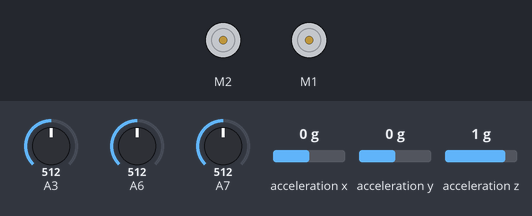
A sketch run on a simulated Arduino Nano, built with avr-gcc and run on an emulated ATmega328P. Parts: 2 × DC motor (green arrow = forward, orange = backward, longer = faster). The inputs (shaded band) are chosen by the test bench; at power-on: acceleration x 0 g, A7 = 512, A3 = 512, A6 = 512, acceleration y 0 g, acceleration z 1 g. What the sketch prints to the serial monitor is not drawn.

Above: at 1.2 s.
1.3 s: acceleration x set to -1.4 g
At 3.0 s:
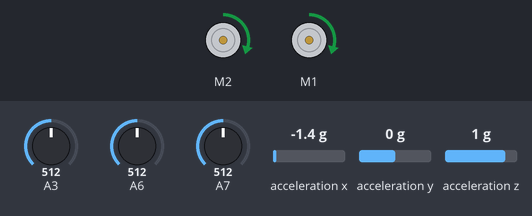
3.4 s: A7 set to 710
At 3.87 s:
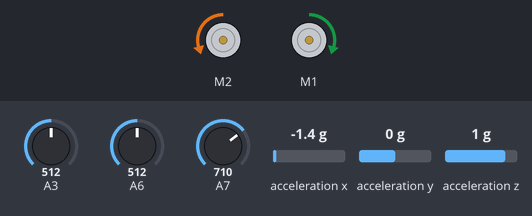
6.4 s: A3 set to 710
At 6.55 s:
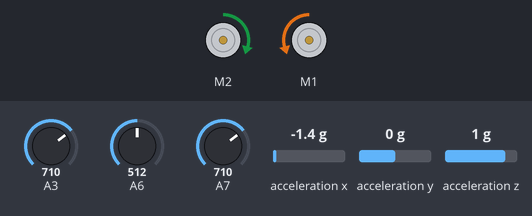
9.4 s: A3 set to 690
At 11.35 s:
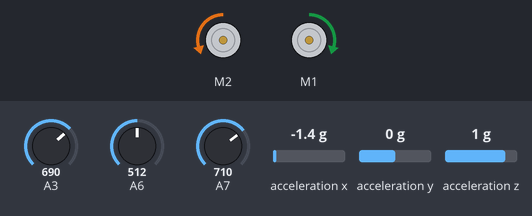
12.4 s: A7 set to 690
At 12.9 s:
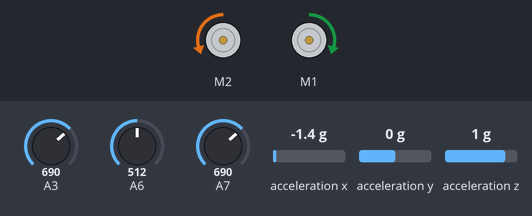
14.0 s: A6 set to 710
At 14.8 s:
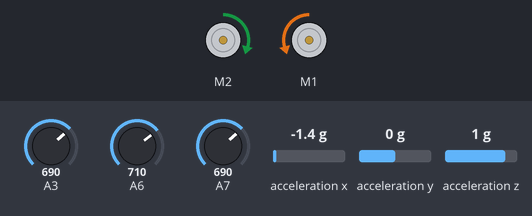
Timing chart, 0 to 18.0 s (numbered marks = the images above; inputs shaded):
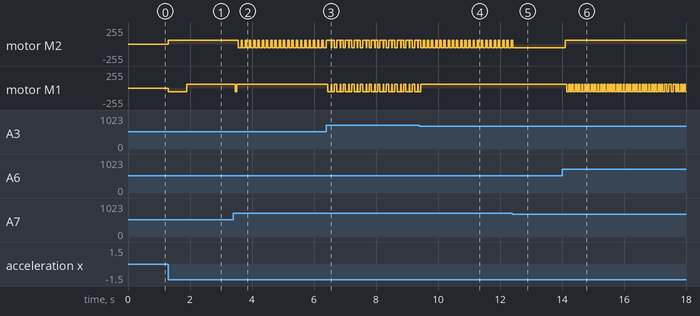

Measured:
- after the input at 1.3 s, motor M2: stopped → forward 59/255 at once; motor M1: stopped → backward 59/255 at once, → forward 59/255 0.60 s later
- after the input at 3.4 s, motor M2: alternates forward 59/255 for 0.05 s and backward 59/255 for 0.09 s, starting after 0.16 s; motor M1: forward 59/255 → backward 59/255 after 0.06 s, → forward 59/255 0.06 s later
- after the input at 6.4 s, motor M1: forward 59/255 → backward 59/255 after 0.05 s, then repeats every 0.28 s: forward 59/255 0.02 s, backward 59/255 0.08 s, forward 59/255 0.07 s, backward 59/255 0.11 s
- after the input at 9.4 s, motor M1: goes on until 9.4 s, then stays forward 59/255
- after the input at 12.4 s, motor M2: goes on until 12.4 s, then stays backward 59/255
- after the input at 14.0 s, motor M2: backward 59/255 → forward 59/255 after 0.11 s; motor M1: alternates forward 59/255 for 0.05 s and backward 59/255 for 0.06 s, starting after 0.16 s

The sketch:

ECE452_Bug2.ino
```cpp
#include <RedBot.h>

RedBotSensor left = RedBotSensor(A3);
RedBotSensor center = RedBotSensor(A6);
RedBotSensor right = RedBotSensor(A7);
RedBotAccel accelerometer;
#define LINETHRESHOLD 700
#define SPEED 60

class CPoint  //point
{
private:
    double x;  // 横坐标
    double y;  // 纵坐标
    double z;  //车头角度
public:
    CPoint(double xx=0,double yy=0,double zz=0):x(xx),y(yy),z(zz){};
    double getX(){return x;}
    double getY(){return y;}
    double getZ(){return z;}  //空间朝向
   // double setP(double xx,double yy){x=xx;y=yy;}
    double setX(double xx){x=xx;}
    double setY(double yy){y=yy;}
    double setZ(double zz){z=zz;}
    //
};


double distance(CPoint p1,CPoint p2)
{
    double d;
    d=sqrt((p1.getX()-p2.getX())*(p1.getX()-p2.getX())+(p1.getY()-p2.getY())*(p1.getY()-p2.getY()));
    return d;
}
double getAngle(CPoint p1,CPoint p2)
{
  return p2.getZ()-p1.getZ();
  }

RedBotMotors motors;
RedBotEncoder encoder = RedBotEncoder(A2, 10);
int buttonPin = 12;
int countsPerRev = 192;
int leftSpeed;
int rightSpeed;
float lCount;
float rCount;
double buff=0;
double pX=0,pY=0; //get postion x,y
CPoint start(0,0,0);
CPoint lastPostion(0,0,0);
CPoint postion(0,0,0);
CPoint goal(-30,30,PI/4);
//double theat=0;//小车转向角度
double buffLeftSensor;
double buffRightSensor;
float minLength=0;
float totalLength=0;
float minDistance;
CPoint buffPoint(0,0,0);
CPoint pHit(0,0,0);
CPoint yAxis(0,1,0);
int flag=0;


void setup()
{
   encoder.clearEnc(BOTH);
 // pinMode(buttonPin, INPUT_PULLUP);
  Serial.begin(9600);
  Serial.println("Welcome to Project_2");
  // Serial.println(start.getX());
 // Serial.println(start.getY());
  Serial.println("------------------------------------------");
  delay(20);
  Serial.println("IR Sensor Readings: ");
  delay(10);
  minDistance = distance(postion,goal);
}


void turnLeft()
  {
    leftSpeed = SPEED;
    rightSpeed = SPEED;
    motors.rightMotor(rightSpeed);
    motors.leftMotor(leftSpeed);
     postion.setZ((buff-lCount)/(2*192)*(2.56*PI)*2/3.125+lastPostion.getZ());
    Serial.print(buff);
    Serial.print("\t");
   Serial.print(lCount);
    Serial.print("\t");
    Serial.print(lastPostion.getZ());
    Serial.print("\t");
    Serial.print((buff-lCount)/(2*192)*(2.56*PI)*2/3.125);
    Serial.print("\t");

     if(postion.getZ()>=2*PI)
     {
       postion.setZ(postion.getZ()-2*PI);
      }
     if(postion.getZ()<0)
     {
       postion.setZ(postion.getZ()+2*PI);
      }
      lastPostion=postion;
    Serial.print(postion.getX());  // tab character
    Serial.print("\t");  // tab character
    Serial.print(postion.getY());  // tab character
    Serial.print("\t");  // tab character
    Serial.print(postion.getZ());  // tab character
    Serial.print("\t");  // tab character
    }

void turnRight()
  {

    leftSpeed = -SPEED;
    rightSpeed = -SPEED;
    motors.rightMotor(rightSpeed);
    motors.leftMotor(leftSpeed);
     postion.setZ((buff-lCount)/(2*192)*(2.56*PI)*2/3.125+lastPostion.getZ());
     if(postion.getZ()>=2*PI)
     {
       postion.setZ(postion.getZ()-2*PI);
      }

      lastPostion=postion;
    Serial.print(postion.getX());  // tab character
    Serial.print("\t");  // tab character
    Serial.print(postion.getY());  // tab character
    Serial.print("\t");  // tab character
    Serial.print(postion.getZ());  // tab character
    Serial.print("\t");  // tab character
    }

  void goStraight()
  {
   leftSpeed = -SPEED;
    rightSpeed = SPEED;
    motors.rightMotor(rightSpeed);
    motors.leftMotor(leftSpeed);
    postion.setX((buff-lCount)/(2*192)*(2.56*PI)*(-sin(postion.getZ()))+lastPostion.getX());
    postion.setY((buff-lCount)/(2*192)*(2.56*PI)*cos(postion.getZ())+lastPostion.getY());
     totalLength += (buff-lCount)/(2*192)*(2.56*PI);

    if(distance(postion,goal)<minDistance){
      minDistance=distance(postion,goal);
      buffPoint=postion;
      minLength=totalLength;
    }
    lastPostion = postion;
    Serial.print(postion.getX());  // tab character
    Serial.print("\t");  // tab character
    Serial.print(postion.getY());  // tab character
    Serial.print("\t");  // tab character
    Serial.print(postion.getZ());  // tab character
    Serial.print("\t");  // tab character
    }

void followLineL()
{
    //sense 3 white
   if((left.read() > LINETHRESHOLD) || ((right.read() > LINETHRESHOLD) || (center.read() > LINETHRESHOLD)))
   {
      if(buffLeftSensor > LINETHRESHOLD)
      {
         turnLeft();
        Serial.print("After Obtacle towards Goal turn Left");  // tab character
         Serial.print("\t");  // tab character
      }
     if(buffRightSensor > LINETHRESHOLD)
       {
      turnRight();
      Serial.print("After Obtacle towards Goal turn Right");  // tab character
       Serial.print("\t");  // tab character
        }
      }

       //Left white
    if((left.read() < LINETHRESHOLD)&&((right.read() > LINETHRESHOLD)||(center.read() > LINETHRESHOLD)))
    {
       buffLeftSensor=left.read();
      buffRightSensor=right.read();
      Serial.print("Sense Left white");  // tab character
      Serial.print("\t");  // tab character
        goStraight();
       Serial.print("Left white go Straight");  // tab character
       Serial.print("\t");  // tab character
      }
      //left black
     if(left.read() > LINETHRESHOLD)
      {
       buffLeftSensor=left.read();
       buffRightSensor=right.read();
      Serial.print("Sense Left black");  // tab character
      Serial.print("\t");  // tab character
      turnLeft();
      Serial.print("Left black turn Left");  // tab character
      Serial.print("\t");  // tab character
      }
 }

/*void followLineR()
{
    //sense 3 white
   if((left.read() > LINETHRESHOLD) || ((right.read() > LINETHRESHOLD) || (center.read() > LINETHRESHOLD)))
   {
      if(buffLeftSensor > LINETHRESHOLD)
      {
         turnLeft();
        Serial.print("After Obtacle towards Goal turn Left");  // tab character
         Serial.print("\t");  // tab character
      }
     if(buffRightSensor > LINETHRESHOLD)
       {
      turnRight();
      Serial.print("After Obtacle towards Goal turn Right");  // tab character
       Serial.print("\t");  // tab character
        }
      }

       //Right white
    if((right.read() < LINETHRESHOLD)&&((left.read() > LINETHRESHOLD)||(center.read() > LINETHRESHOLD)))
    {
       buffLeftSensor=left.read();
      buffRightSensor=right.read();
      Serial.print("Sense Left white");  // tab character
      Serial.print("\t");  // tab character
        goStraight();
       Serial.print("Left white go Straight");  // tab character
       Serial.print("\t");  // tab character
      }
      //Right black
     if(right.read() > LINETHRESHOLD)
      {
       buffLeftSensor=left.read();
       buffRightSensor=right.read();
      Serial.print("Sense Left black");  // tab character
      Serial.print("\t");  // tab character
      turnRight();
      Serial.print("Left black turn Left");  // tab character
      Serial.print("\t");  // tab character
      }
 }
*/
void loop()
{
 accelerometer.read();
  if(abs( accelerometer.x)>1000)
  {

    buff=lCount;
     lCount = encoder.getTicks(LEFT);
     rCount = encoder.getTicks(RIGHT);


   //start towards GOAL //3 white
    if((center.read() < LINETHRESHOLD)&&(right.read() < LINETHRESHOLD)&&(left.read() < LINETHRESHOLD))
    {
//     Serial.print("Start 3 White To Goal");  // tab characte
//     Serial.print("\t");  // tab character
 //     Serial.print((lCount)/(2*192)*(2.56*PI));  // tab character
 //     Serial.print("\t");  // tab character
 //     Serial.print((rCount)/(2*192)*(2.56*PI));  // tab character
 //     Serial.print("\t");  // tab character*/

   // Serial.print(getAngle(start,postion));  // tab character
  // Serial.print("\t");  // tab character*/
   // Serial.print(getAngle(start,goal));  // tab character
  // Serial.print("\t");  // tab character*/
   // if(-(lCount)/(2*192)*(2.56*PI)==(getAngle(start,goal)*3.125/2)) ///

   if((getAngle(postion,goal)>PI)||(getAngle(postion,goal)<-0.03))
   {
    turnRight();
   // delay(500);
    Serial.print("Start turn Right");  // tab character
    Serial.print("\t");  // tab character
    }
    if((getAngle(postion,goal)<=PI)&&(getAngle(postion,goal)>0.03))
   {
    //while(!(abs(getAngle(postion,goal))<=0.02))
   // {
      turnLeft();
   //   }
     Serial.print("Start turn Left");  // tab character
     Serial.print("\t");  // tab character
    }
     if(abs(getAngle(postion,goal))<=0.02)
   {
   Serial.print("Start Go Straight");  // tab character
   Serial.print("\t");  // tab character

     goStraight();
    }
  }
//followLine && Pleave
   if( ((center.read() > LINETHRESHOLD)||(right.read() > LINETHRESHOLD)||(left.read() > LINETHRESHOLD))&&((abs((postion.getX()+postion.getY()))<5)&& (abs(abs(getAngle(postion,goal)-postion.getZ())-getAngle(start,goal))<0.03) &&(distance(pHit,goal)-distance(postion,goal)<5)) )
    {
//     Serial.print("Start 3 White To Goal");  // tab characte
//     Serial.print("\t");  // tab character
 //     Serial.print((lCount)/(2*192)*(2.56*PI));  // tab character
 //     Serial.print("\t");  // tab character
 //     Serial.print((rCount)/(2*192)*(2.56*PI));  // tab character
 //     Serial.print("\t");  // tab character*/

   // Serial.print(getAngle(start,postion));  // tab character
  // Serial.print("\t");  // tab character*/
   // Serial.print(getAngle(start,goal));  // tab character
  // Serial.print("\t");  // tab character*/
   // if(-(lCount)/(2*192)*(2.56*PI)==(getAngle(start,goal)*3.125/2)) ///

   if((getAngle(postion,goal)>PI)||(getAngle(postion,goal)<-0.03))
   {
    turnRight();
    delay(500);
    Serial.print("Start turn Right");  // tab character
    Serial.print("\t");  // tab character
    }
    if((getAngle(postion,goal)<=PI)&&(getAngle(postion,goal)>0.03))
   {
    while(!(abs(getAngle(postion,goal))<=0.02))
    {
      turnLeft();
      }
     Serial.print("Start turn Left");  // tab character
     Serial.print("\t");  // tab character
    }
     if(abs(getAngle(postion,goal))<=0.02)
   {
   Serial.print("Start Go Straight");  // tab character
   Serial.print("\t");  // tab character
     goStraight();
    }
  }

//when it hit obtacle(LINE) then follow Line(turn around obstacle)
  if((center.read() > LINETHRESHOLD)||(right.read() > LINETHRESHOLD)||(left.read() > LINETHRESHOLD))
  {
    //hit
    if(buffLeftSensor<LINETHRESHOLD && buffRightSensor<LINETHRESHOLD)
    {
      pHit=postion;
     turnLeft();
     }

    //should turn left
    if(buffLeftSensor>LINETHRESHOLD)
    {
      turnLeft();
      }

      //should turn right
    if(buffRightSensor>LINETHRESHOLD)
    {
      turnRight();
      }

     followLineL();
  }

  // stop our robot
   if(distance(postion,goal)<=5)
      {
      while(1){
         motors.stop();
         delay(500);}
      }


   Serial.println("\n");      // prints another carriage return
  }
  }
```
